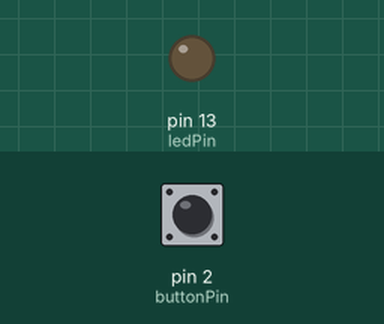
This sketch was run on a simulated Arduino Uno, built with avr-gcc and run on an emulated ATmega328P. On the bench: output pins drawn as LEDs (lit = HIGH). The test bench sets the inputs (shaded band); at power-on: pin 2 (buttonPin) HIGH.

Above: at 1.2 s.
1.3 s: pin 2 (buttonPin) pulled LOW for 0.15 s
At 2.3 s:
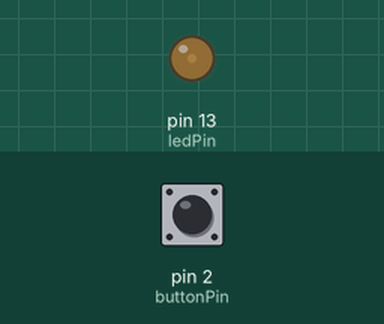
2.9 s: pin 2 (buttonPin) pulled LOW for 1 s
At 3.5 s:
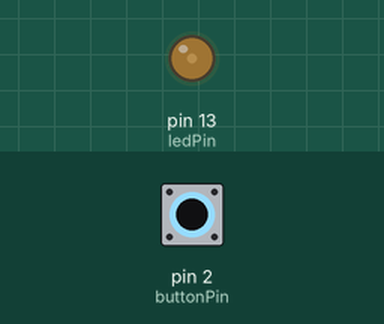
5.4 s: pin 2 (buttonPin) pulled LOW for 0.15 s
At 6.4 s:
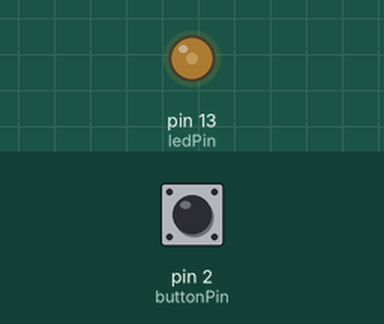
7.0 s: pin 2 (buttonPin) pulsed LOW 5 times (0.12 s each, 0.3 s apart)
At 9.5 s:
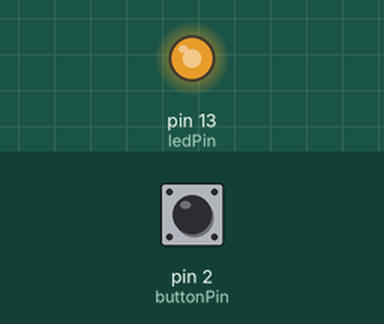
Timing chart, 0 to 11.0 s (numbered marks = the images above; inputs shaded):
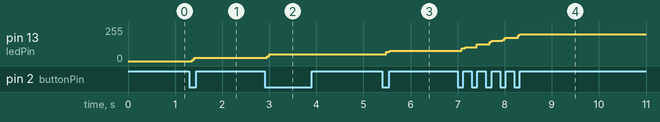

The sketch:

1.2.ino
```cpp
const int ledPin = LED_BUILTIN;
const int buttonPin = 2;

int brightnessLevel = 0;         // 0 = off, 1-10 = brightness
const int maxLevel = 10;

bool buttonState = HIGH;
bool lastReading = HIGH;
unsigned long lastDebounceTime = 0;
const unsigned long debounceDelay = 50; // ms

void setup() {
  pinMode(ledPin, OUTPUT);
  pinMode(buttonPin, INPUT_PULLUP); // Using internal pull-up
}

void loop() {
  // --- Button handling with debounce ---
  bool reading = digitalRead(buttonPin);
  if (reading != lastReading) {
    lastDebounceTime = millis();
  }

  if ((millis() - lastDebounceTime) > debounceDelay) {
    if (reading != buttonState) {
      buttonState = reading;

      if (buttonState == LOW) { // Button pressed (active LOW)
        brightnessLevel++;
        if (brightnessLevel > maxLevel) brightnessLevel = 0;
      }
    }
  }
  lastReading = reading;

  // The LED isn’t actually dimming; it just spends less time turned on in each fast cycle, so your eyes perceive it as dimmer.
  int onTime = brightnessLevel * 100;  // in microseconds (10% per level)
  int offTime = 1000 - onTime;         // total period = 1000 µs → 1 kHz

  digitalWrite(ledPin, HIGH);
  delayMicroseconds(onTime);
  digitalWrite(ledPin, LOW);
  delayMicroseconds(offTime);
}
```

Measured:
- after the input at 1.3 s, pin 13 (ledPin): 0/255 → 26/255 after 0.06 s
- after the input at 2.9 s, pin 13 (ledPin): 26/255 → 51/255 after 0.06 s
- after the input at 5.4 s, pin 13 (ledPin): 51/255 → 70/255 after 0.08 s, → 76/255 0.08 s later
- after the input at 7.0 s, pin 13 (ledPin): moves from 76/255 to 201/255 over 1.2 s, starting after 0.08 s
